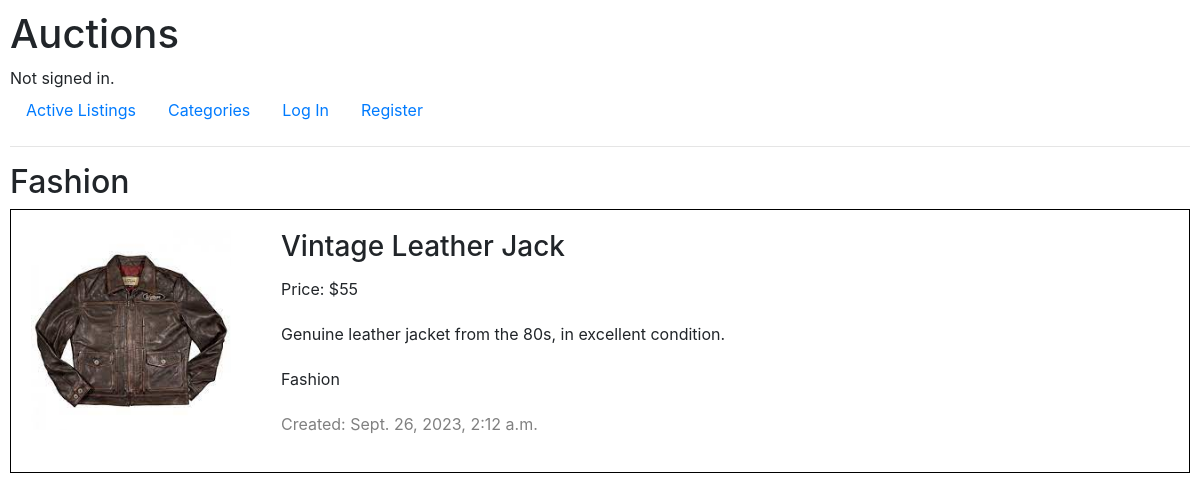
Screenshot of /categories/Fashion with the database file from the repository.
### auctions/models.py (models this page shows, shortened)
class Listing(models.Model):
    listing_id = models.AutoField(primary_key=True)
    title = models.CharField(max_length=20)
    description = models.CharField(max_length=500)
    category = models.CharField(max_length=20)
    image = models.ImageField(upload_to="auctions/",
                              default="auctions/default_image.png")
    datetime = models.DateTimeField(max_length=20)
    user = models.ForeignKey(User, on_delete=models.CASCADE)
    highest_bid = models.ForeignKey(
        'Bid', null=True, blank=True, on_delete=models.SET_NULL, related_name="highest_bid")
    bid_count = models.IntegerField(null=True)
    closed = models.BooleanField(default=False)

class Bid(models.Model):
    user = models.ForeignKey(User, on_delete=models.CASCADE)
    listing = models.ForeignKey(Listing, on_delete=models.CASCADE)
    price = models.IntegerField()

### auctions/views.py (the view)
# urls.py: path("categories", views.openCategories, name="categories"),
def openCategories(request, category=None):
    if category:
        if not category in categories:
            return HttpResponseRedirect(reverse("openCategories"))
        listings = Listing.objects.filter(
            category=category).order_by("-datetime")
        return render(request, "auctions/category.html", {
            "category": category,
            "listings": listings
        })
    else:
        return render(request, "auctions/categories.html", {
            "categories": categories
        })

### auctions/templates/auctions/category.html (shortened to what this page needs)
{% extends "auctions/layout.html" %}
{% block body %}
<h2>{{ category }}</h2>
<div id="listings">
    {% for listing in listings %}
    <div class="listing">
        <div class="image">
            <img src="{{ listing.image.url }}" alt="listing-image">
        </div>
        <div class="details">
            <h3>{{ listing.title }}</h3>
            <p>Price: ${{ listing.highest_bid.price }}</p>
            <p>{{ listing.description }}</p>
            <p>{{ listing.category }}</p>
            <p style="color: grey;">Created: {{ listing.datetime }}</p>
        </div>
    </div>
    {% endfor %}
</div>
{% endblock %}

### auctions/static/auctions/styles/styles.css (style rules this page uses)
body { padding: 10px; }

### auctions/templates/auctions/category.html (style rules this page uses)
#listings { display: flex; flex-direction: column; gap: 20px; }
.listing { display: flex; border: 1px solid black; gap: 50px; padding: 20px; }
.image img { width: 200px; height: auto; aspect-ratio: 1/1; object-fit: cover; }
.details { display: flex; flex-direction: column; gap: 5px; justify-content: space-between; }

### rows the page displays
Listing: category "Fashion", image (picture), title "Vintage Leather Jack", highest_bid.price "55", description "Genuine leather jacket from the 80s, in excellent condition.", datetime "Sept. 26, 2023, 2:12 a.m."
